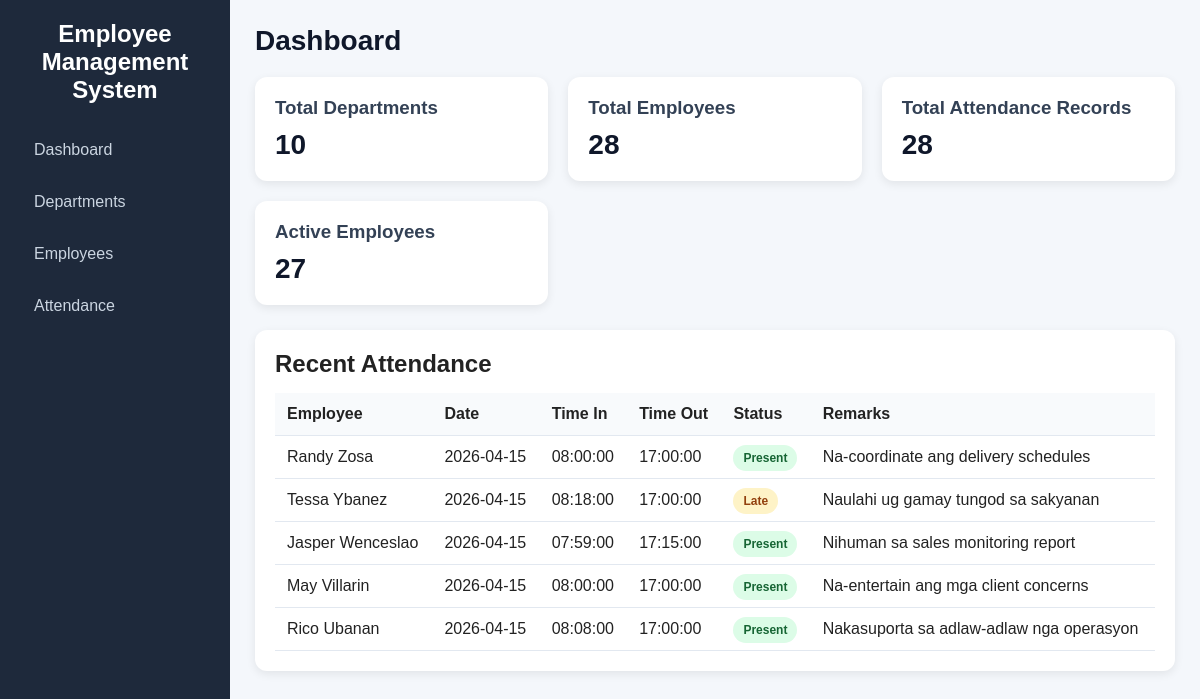
The page / on the database its author committed.
### tables this page shows
CREATE TABLE attendance (
    id INT AUTO_INCREMENT PRIMARY KEY,
    employee_id INT NOT NULL,
    attendance_date DATE NOT NULL,
    time_in TIME DEFAULT NULL,
    time_out TIME DEFAULT NULL,
    attendance_status ENUM('Present', 'Absent', 'Late', 'On Leave') NOT NULL DEFAULT 'Present',
    remarks VARCHAR(255) DEFAULT NULL,
    created_at TIMESTAMP DEFAULT CURRENT_TIMESTAMP,
    CONSTRAINT fk_attendance_employee
        FOREIGN KEY (employee_id) REFERENCES employees(id)
        ON DELETE CASCADE ON UPDATE CASCADE
);

CREATE TABLE employees (
    id INT AUTO_INCREMENT PRIMARY KEY,
    employee_no VARCHAR(50) NOT NULL UNIQUE,
    first_name VARCHAR(100) NOT NULL,
    last_name VARCHAR(100) NOT NULL,
    email VARCHAR(150) NOT NULL UNIQUE,
    phone VARCHAR(30) DEFAULT NULL,
    job_title VARCHAR(100) NOT NULL,
    hire_date DATE NOT NULL,
    salary DECIMAL(10,2) NOT NULL DEFAULT 0.00,
    status ENUM('Active', 'Inactive') NOT NULL DEFAULT 'Active',
    department_id INT NOT NULL,
    created_at TIMESTAMP DEFAULT CURRENT_TIMESTAMP,
    CONSTRAINT fk_employee_department
        FOREIGN KEY (department_id) REFERENCES departments(id)
        ON DELETE RESTRICT ON UPDATE CASCADE
);

### index.php (the view, shortened to what this page needs)
<?php
require_once 'config/database.php';
$pageTitle = "Dashboard";
include 'includes/header.php';
$departmentCount = $pdo->query("SELECT COUNT(*) AS total FROM departments")->fetch()['total'];
$employeeCount = $pdo->query("SELECT COUNT(*) AS total FROM employees")->fetch()['total'];
$attendanceCount = $pdo->query("SELECT COUNT(*) AS total FROM attendance")->fetch()['total'];
$activeEmployeeCount = $pdo->query("SELECT COUNT(*) AS total FROM employees WHERE status = 'Active'")->fetch()['total'];
?>
<div class="card-grid">
    <div class="card">
        <h3>Total Departments</h3>
        <p><?= htmlspecialchars($departmentCount) ?></p>
    </div>
    <div class="card">
        <h3>Total Employees</h3>
        <p><?= htmlspecialchars($employeeCount) ?></p>
    </div>
    <div class="card">
        <h3>Total Attendance Records</h3>
        <p><?= htmlspecialchars($attendanceCount) ?></p>
    </div>
    <div class="card">
        <h3>Active Employees</h3>
        <p><?= htmlspecialchars($activeEmployeeCount) ?></p>
    </div>
</div>
<div class="table-container">
    <div class="section-header">
        <h2>Recent Attendance</h2>
    </div>
    <table>
        <thead>
            <tr>
                <th>Employee</th>
                <th>Date</th>
                <th>Time In</th>
                <th>Time Out</th>
                <th>Status</th>
                <th>Remarks</th>
            </tr>
        </thead>
        <tbody>
            <?php
            $stmt = $pdo->query("
                SELECT attendance.*, employees.first_name, employees.last_name
                FROM attendance
                INNER JOIN employees ON attendance.employee_id = employees.id
                ORDER BY attendance.id DESC
                LIMIT 5
            ");
            $records = $stmt->fetchAll();
            if ($records):
                foreach ($records as $row):
                    $badgeClass = 'badge-present';
                    if ($row['attendance_status'] === 'Late') $badgeClass = 'badge-late';
            ?>
                <tr>
                    <td><?= htmlspecialchars($row['first_name'] . ' ' . $row['last_name']) ?></td>
                    <td><?= htmlspecialchars($row['attendance_date']) ?></td>
                    <td><?= htmlspecialchars($row['time_in'] ?? '-') ?></td>
                    <td><?= htmlspecialchars($row['time_out'] ?? '-') ?></td>
                    <td><span class="badge <?= $badgeClass ?>"><?= htmlspecialchars($row['attendance_status']) ?></span></td>
                    <td><?= htmlspecialchars($row['remarks'] ?? '-') ?></td>
                </tr>
            <?php
                endforeach;
            else:
            ?>
                <tr>
                    <td colspan="6">No attendance records found.</td>
                </tr>
            <?php endif; ?>
        </tbody>
    </table>
</div>
<?php include 'includes/footer.php'; ?>

### includes/header.php (shortened to what this page needs)
<!DOCTYPE html>
<html lang="en">
<head>
    <link rel="stylesheet" href="/employee-management-system/assets/style.css">
</head>
<body>
    <div class="sidebar">
        <h2>Employee Management System</h2>
        <a href="/employee-management-system/index.php">Dashboard</a>
        <a href="/employee-management-system/departments/index.php">Departments</a>
        <a href="/employee-management-system/employees/index.php">Employees</a>
        <a href="/employee-management-system/attendance/index.php">Attendance</a>
    </div>
    <div class="main-content">
        <div class="topbar">
            <h1><?= htmlspecialchars($pageTitle) ?></h1>
        </div>

### includes/footer.php
    </div>
</body>
</html>

### assets/style.css (style rules this page uses)
* { margin: 0; padding: 0; box-sizing: border-box; font-family: Arial, Helvetica, sans-serif; }
body { display: flex; background: #f4f7fb; color: #222; }
.sidebar { width: 230px; min-height: 100vh; background: #1e293b; padding: 20px; position: fixed; left: 0; top: 0; }
.sidebar h2 { color: #fff; margin-bottom: 25px; text-align: center; }
.sidebar a { display: block; color: #cbd5e1; text-decoration: none; padding: 12px 14px; margin-bottom: 10px; border-radius: 8px; transition: 0.3s; }
.main-content { margin-left: 230px; padding: 25px; width: calc(100% - 230px); }
.topbar { margin-bottom: 20px; }
.topbar h1 { font-size: 28px; color: #0f172a; }
.card-grid { display: grid; grid-template-columns: repeat(auto-fit, minmax(220px, 1fr)); gap: 20px; margin-bottom: 25px; }
.card { background: white; padding: 20px; border-radius: 12px; box-shadow: 0 3px 10px rgba(0,0,0,0.08); }
.card h3 { margin-bottom: 10px; color: #334155; }
.card p { font-size: 28px; font-weight: bold; color: #0f172a; }
.table-container { background: #fff; padding: 20px; border-radius: 12px; box-shadow: 0 3px 10px rgba(0,0,0,0.08); overflow-x: auto; }
table { width: 100%; border-collapse: collapse; margin-top: 12px; }
table th, table td { border-bottom: 1px solid #e2e8f0; padding: 12px; text-align: left; }
table th { background: #f8fafc; }
.section-header { display: flex; justify-content: space-between; align-items: center; margin-bottom: 15px; gap: 10px; flex-wrap: wrap; }
.badge { padding: 6px 10px; border-radius: 999px; font-size: 12px; font-weight: bold; }
.badge-present { background: #dcfce7; color: #166534; }
.badge-late { background: #fef3c7; color: #92400e; }

### rows shown on the page
attendance: employee.last_name "Randy Zosa", attendance_date "2026-04-15", time_in "08:00:00", time_out "17:00:00", attendance_status "Present", remarks "Na-coordinate ang delivery schedules"
attendance: employee.last_name "Tessa Ybanez", attendance_date "2026-04-15", time_in "08:18:00", time_out "17:00:00", attendance_status "Late", remarks "Naulahi ug gamay tungod sa sakyanan"
attendance: employee.last_name "Jasper Wenceslao", attendance_date "2026-04-15", time_in "07:59:00", time_out "17:15:00", attendance_status "Present", remarks "Nihuman sa sales monitoring report"
attendance: employee.last_name "May Villarin", attendance_date "2026-04-15", time_in "08:00:00", time_out "17:00:00", attendance_status "Present", remarks "Na-entertain ang mga client concerns"
attendance: employee.last_name "Rico Ubanan", attendance_date "2026-04-15", time_in "08:08:00", time_out "17:00:00", attendance_status "Present", remarks "Nakasuporta sa adlaw-adlaw nga operasyon"

### other values the page prints
$pageTitle "Dashboard"
$departmentCount "10"
$employeeCount "28"
$attendanceCount "28"
$activeEmployeeCount "27"
